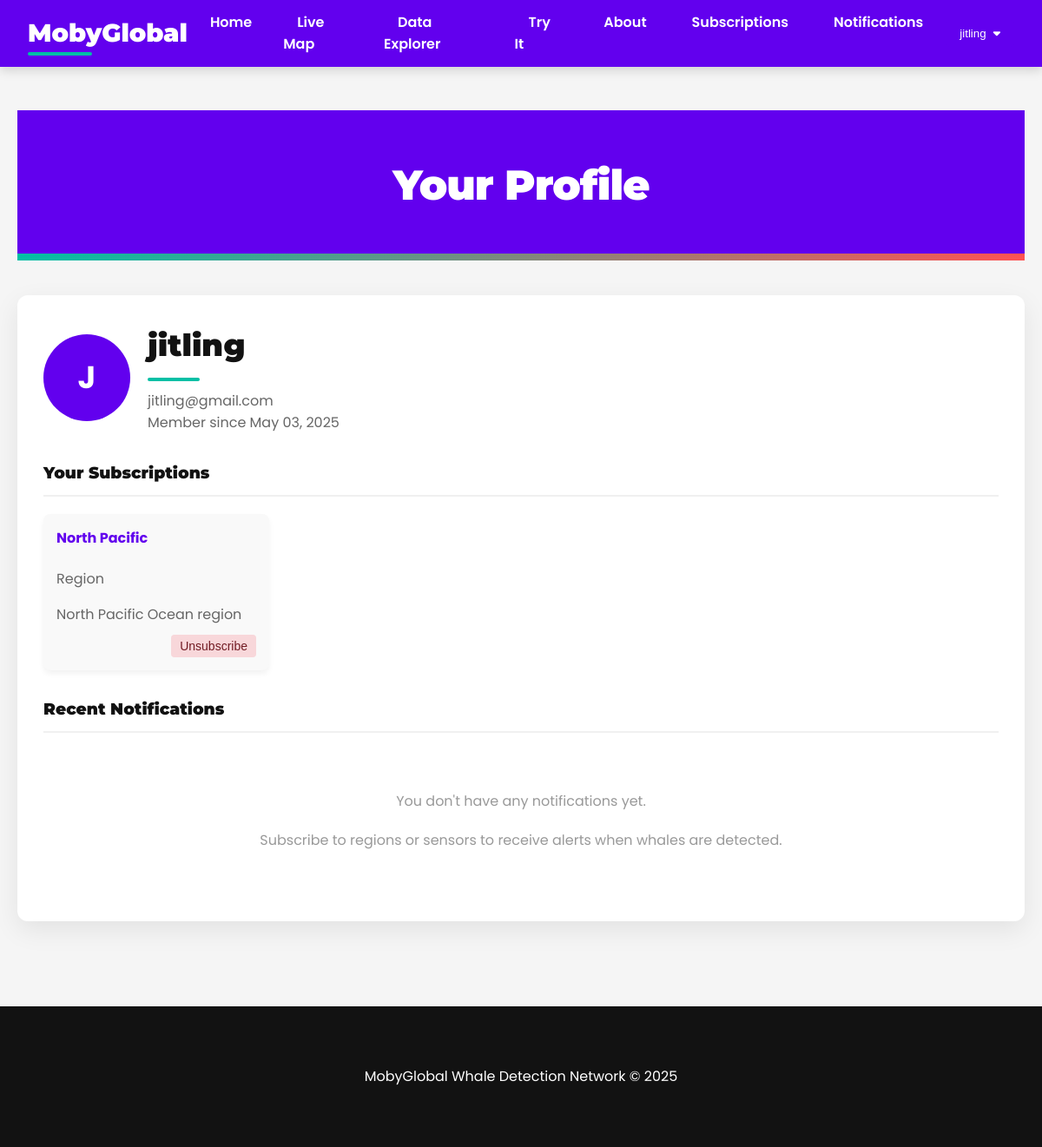
Page /profile (signed in) on the committed database.
### models.py (models this page shows, shortened)
class User(UserMixin, db.Model):
    id = db.Column(db.Integer, primary_key=True)
    username = db.Column(db.String(64), unique=True, nullable=False)
    email = db.Column(db.String(120), unique=True, nullable=False)
    password_hash = db.Column(db.String(128))
    created_at = db.Column(db.DateTime, default=datetime.utcnow)
    notifications_enabled = db.Column(db.Boolean, default=True)
    subscriptions = db.relationship('Subscription', backref='user', lazy='dynamic', cascade="all, delete-orphan")
    notifications = db.relationship('Notification', backref='user', lazy='dynamic', cascade="all, delete-orphan")

class Subscription(db.Model):
    id = db.Column(db.Integer, primary_key=True)
    user_id = db.Column(db.Integer, db.ForeignKey('user.id'), nullable=False)
    region_id = db.Column(db.Integer, db.ForeignKey('region.id'))
    sensor_id = db.Column(db.Integer, db.ForeignKey('sensor.id'))
    created_at = db.Column(db.DateTime, default=datetime.utcnow)

class Region(db.Model):
    id = db.Column(db.Integer, primary_key=True)
    name = db.Column(db.String(64), unique=True, nullable=False)
    description = db.Column(db.String(256))
    center_lat = db.Column(db.Float, nullable=False)
    center_lng = db.Column(db.Float, nullable=False)
    radius = db.Column(db.Float, default=100.0)  # Radius in kilometers
    subscriptions = db.relationship('Subscription', backref='region', lazy='dynamic', cascade="all, delete-orphan")

### app.py (the view)
@app.route('/profile')
@login_required
def profile():
    subscriptions = Subscription.query.filter_by(user_id=current_user.id).all()
    notifications = Notification.query.filter_by(user_id=current_user.id).order_by(Notification.created_at.desc()).limit(10).all()
    unread_count = Notification.query.filter_by(user_id=current_user.id, read=False).count()
    regions = Region.query.all()
    sensors = Sensor.query.all()
    return render_template('profile.html',
                          active_page='profile',
                          subscriptions=subscriptions,
                          notifications=notifications,
                          unread_count=unread_count,
                          regions=regions,
                          sensors=sensors)

### app.py (called while the page is built)
@login_manager.user_loader
def load_user(user_id):
    return User.query.get(int(user_id))

### templates/profile.html (shortened to what this page needs)
{% extends "base.html" %}
{% block content %}
<div class="container">
    <header>
        <h1>Your Profile</h1>
    </header>
    <div class="profile-container">
        <div class="profile-header">
            <div class="profile-avatar">
                {{ current_user.username[0].upper() }}
            </div>
            <div class="profile-info">
                <h2>{{ current_user.username }}</h2>
                <p>{{ current_user.email }}</p>
                <p>Member since {{ current_user.created_at.strftime('%B %d, %Y') }}</p>
            </div>
        </div>
        <div class="profile-section">
            <h3>Your Subscriptions</h3>
            {% if subscriptions %}
                <div class="subscription-list">
                    {% for subscription in subscriptions %}
                        <div class="subscription-card">
                            {% if subscription.region %}
                                <h4>{{ subscription.region.name }}</h4>
                                <p>Region</p>
                                <p>{{ subscription.region.description }}</p>
                            {% elif subscription.sensor %}
                                <h4>{{ subscription.sensor.name }}</h4>
                                <p>Sensor</p>
                                <p>Location: {{ subscription.sensor.location }}</p>
                            {% endif %}
                            <div class="subscription-actions">
                                <form method="POST" action="{{ url_for('unsubscribe') }}">
                                    <button type="submit" class="btn-unsubscribe">Unsubscribe</button>
                                </form>
                            </div>
                        </div>
                    {% endfor %}
                </div>
            {% else %}
                <div class="empty-state">
                    <p>You don't have any subscriptions yet.</p>
                    <a href="{{ url_for('subscriptions') }}" class="btn-subscribe">Subscribe to Regions or Sensors</a>
                </div>
            {% endif %}
        </div>
        <div class="profile-section">
            <h3>Recent Notifications {% if unread_count %}<span class="badge">{{ unread_count }} unread</span>{% endif %}</h3>
            {% if notifications %}
                <div class="notification-list">
                    {% for notification in notifications %}
                        <div class="notification-item {% if not notification.read %}notification-unread{% endif %}">
                            <div class="notification-header">
                                <div class="notification-title">{{ notification.title }}</div>
                                <div class="notification-time">{{ notification.created_at.strftime('%b %d, %H:%M') }}</div>
                            </div>
                            <div class="notification-message">{{ notification.message }}</div>
                        </div>
                    {% endfor %}
                </div>
                <a href="{{ url_for('notifications') }}" class="view-all">View All Notifications</a>
            {% else %}
                <div class="empty-state">
                    <p>You don't have any notifications yet.</p>
                    <p>Subscribe to regions or sensors to receive alerts when whales are detected.</p>
                </div>
            {% endif %}
        </div>
    </div>
</div>
{% endblock %}

### templates/base.html (shortened to what this page needs)
<!DOCTYPE html>
<html lang="en">
<head>
    <link rel="stylesheet" href="https://cdnjs.cloudflare.com/ajax/libs/font-awesome/6.4.0/css/all.min.css">
</head>
<body>
    <nav>
        <div class="nav-container">
            <a href="/" class="logo">MobyGlobal</a>
            <ul class="nav-links">
                <li><a href="/" {% if active_page == 'home' %}class="active"{% endif %}>Home</a></li>
                <li><a href="/map" {% if active_page == 'map' %}class="active"{% endif %}>Live Map</a></li>
                <li><a href="/data" {% if active_page == 'data' %}class="active"{% endif %}>Data Explorer</a></li>
                <li><a href="/try-it" {% if active_page == 'try-it' %}class="active"{% endif %}>Try It</a></li>
                <li><a href="/about" {% if active_page == 'about' %}class="active"{% endif %}>About</a></li>
                {% if current_user.is_authenticated %}
                <li><a href="/subscriptions" {% if active_page == 'subscriptions' %}class="active"{% endif %}>Subscriptions</a></li>
                <li><a href="/notifications" {% if active_page == 'notifications' %}class="active"{% endif %}>Notifications</a></li>
                {% endif %}
            </ul>
            <div class="auth-links">
                {% if current_user.is_authenticated %}
                    <div class="user-dropdown">
                        <button class="dropdown-btn">{{ current_user.username }} <i class="fas fa-caret-down"></i></button>
                    </div>
                {% else %}
                    <a href="/login" class="auth-btn login-btn">Login</a>
                    <a href="/register" class="auth-btn register-btn">Register</a>
                {% endif %}
            </div>
        </div>
    </nav>
    <div class="container" style="padding-top: 10px;">
    </div>
    {% block content %}{% endblock %}
    <footer>
        <div class="container">
            <p>MobyGlobal Whale Detection Network &copy; 2025</p>
        </div>
    </footer>
</body>
</html>

### rows in the picture
User: username "jitling", username "J", email "jitling@gmail.com", created_at "May 03, 2025"
Subscription: region.name "North Pacific", region.description "North Pacific Ocean region"
